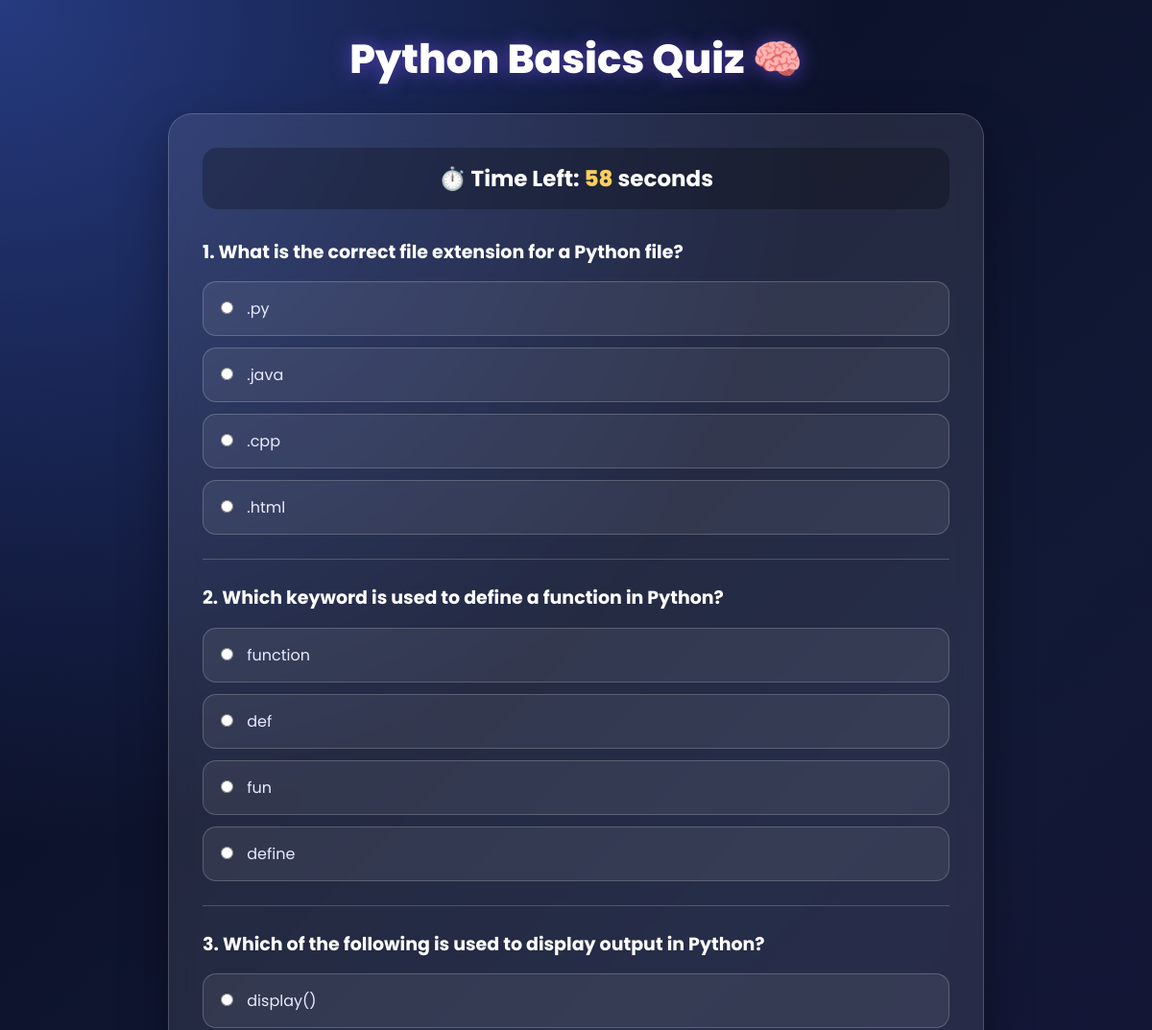
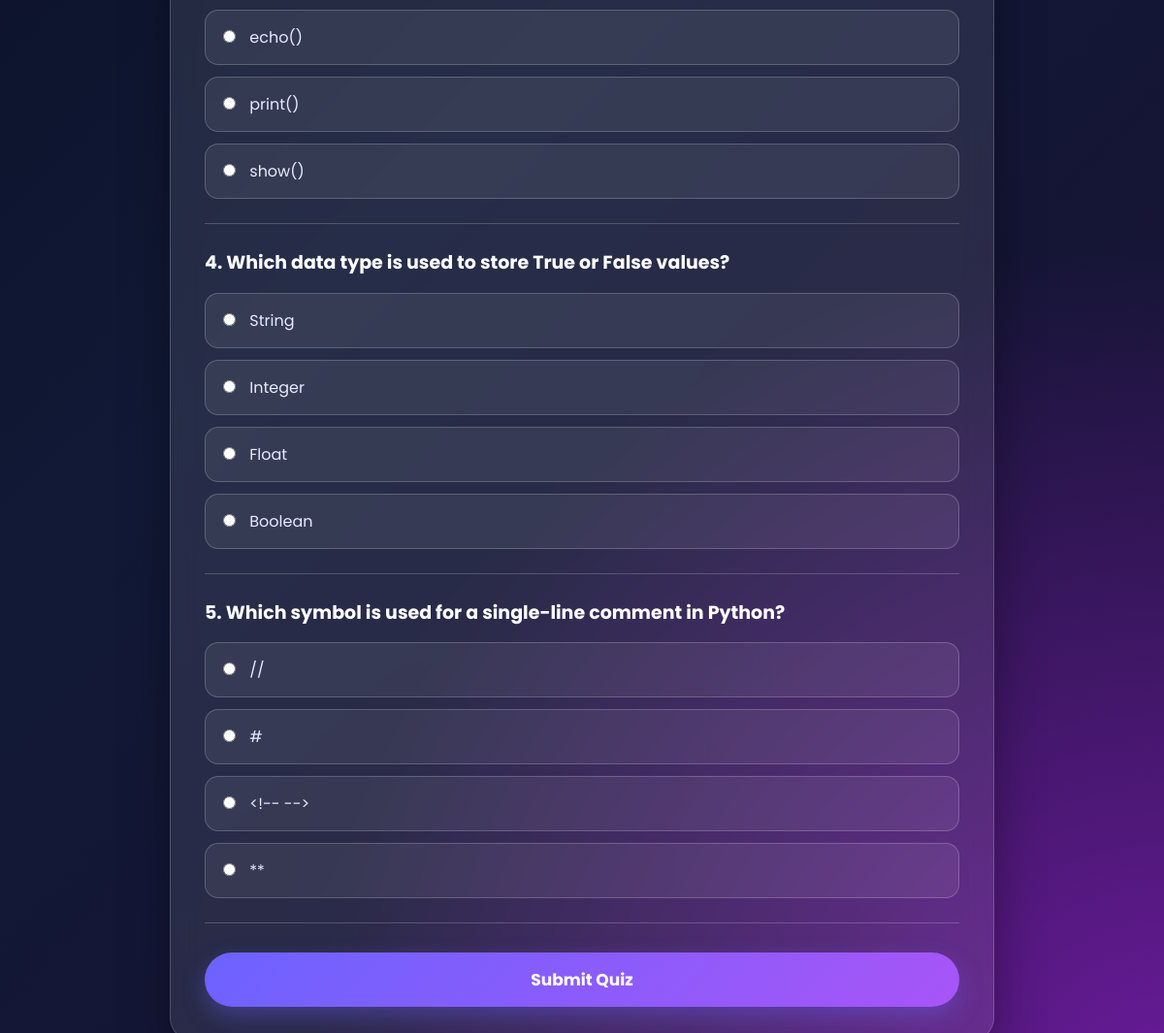
Page /custom-quiz/1 on the committed database (2 pictures, top to bottom).
### tables this page shows
CREATE TABLE quizzes (
            id INTEGER PRIMARY KEY AUTOINCREMENT,
            title TEXT NOT NULL,
            category TEXT NOT NULL
        );

CREATE TABLE questions (
            id INTEGER PRIMARY KEY AUTOINCREMENT,
            quiz_id INTEGER NOT NULL,
            question TEXT NOT NULL,
            option_a TEXT NOT NULL,
            option_b TEXT NOT NULL,
            option_c TEXT NOT NULL,
            option_d TEXT NOT NULL,
            correct_option TEXT NOT NULL,
            FOREIGN KEY (quiz_id) REFERENCES quizzes(id)
        );

### app.py (the view)
@app.route("/custom-quiz/<int:quiz_id>")
def custom_quiz(quiz_id):
    connection = get_db_connection()
    quiz_details = connection.execute("""
        SELECT * FROM quizzes
        WHERE id = ?
    """, (quiz_id,)).fetchone()
    if quiz_details is None:
        connection.close()
        return "Custom quiz not found", 404
    database_questions = connection.execute("""
        SELECT * FROM questions
        WHERE quiz_id = ?
        ORDER BY id
    """, (quiz_id,)).fetchall()
    connection.close()
    questions = []
    for item in database_questions:
        questions.append({
            "question": item["question"],
            "options": [
                item["option_a"],
                item["option_b"],
                item["option_c"],
                item["option_d"]
            ],
            "answer": item["correct_option"]
        })
    return render_template(
        "quiz.html",
        quiz_title=quiz_details["title"],
        questions=questions,
        quiz_type="custom",
        quiz_id=quiz_id
    )

### app.py (called while the page is built)
def get_db_connection():
    connection = sqlite3.connect(DATABASE_FILE)
    connection.row_factory = sqlite3.Row
    return connection

### templates/quiz.html (shortened to what this page needs)
<!DOCTYPE html>
<html lang="en">
<head>
    <link rel="stylesheet"
          href="{{ url_for('static', filename='style.css') }}">
</head>
<body>
    <div class="container">
        <h1>{{ quiz_title }} 🧠</h1>
        <div class="quiz-card">
            <h2>
                ⏱️ Time Left:
                <span id="timer">60</span> seconds
            </h2>
            {% if quiz_type == "default" %}
                <form
                    id="quizForm"
                    action="{{ url_for('default_result', category=quiz_id) }}"
                    method="POST"
                >
            {% else %}
                <form
                    id="quizForm"
                    action="{{ url_for('custom_result', quiz_id=quiz_id) }}"
                    method="POST"
                >
            {% endif %}
                {% for question in questions %}
                    {% set question_index = loop.index0 %}
                    <h3>
                        {{ loop.index }}. {{ question.question }}
                    </h3>
                    {% if quiz_type == "custom" %}
                        <label class="option">
                            <input
                                type="radio"
                                name="question_{{ question_index }}"
                                value="A"
                                required
                            >
                            {{ question.options[0] }}
                        </label>
                        <label class="option">
                            <input
                                type="radio"
                                name="question_{{ question_index }}"
                                value="B"
                                required
                            >
                            {{ question.options[1] }}
                        </label>
                        <label class="option">
                            <input
                                type="radio"
                                name="question_{{ question_index }}"
                                value="C"
                                required
                            >
                            {{ question.options[2] }}
                        </label>
                        <label class="option">
                            <input
                                type="radio"
                                name="question_{{ question_index }}"
                                value="D"
                                required
                            >
                            {{ question.options[3] }}
                        </label>
                    {% endif %}
                    <hr>
                {% endfor %}
                <button type="submit">
                    Submit Quiz
                </button>
            </form>
        </div>
    </div>
</body>
</html>

### static/style.css (style rules this page uses)
* { margin: 0; padding: 0; box-sizing: border-box; }
body { min-height: 100vh; padding: 30px 15px; font-family: 'Poppins', sans-serif; color: #ffffff; background: radial-gradient(circle at top left, #263b80, transparent 35%), radial-gradient(circle at bottom right, #6a1b9a, transparent 35%), linear-gradient(135deg, #080b1f, #111936 50%, #1a1035); }
.container { width: 100%; max-width: 1100px; margin: auto; text-align: center; }
h1 { margin-bottom: 15px; color: #ffffff; font-size: 42px; font-weight: 800; text-shadow: 0 0 20px rgba(126, 87, 255, 0.6); }
h2 { margin-bottom: 30px; color: #d9ddff; font-size: 25px; }
h3 { color: #ffffff; font-size: 19px; line-height: 1.6; }
button { display: block; width: 100%; margin-top: 30px; padding: 15px; border: none; border-radius: 30px; color: #ffffff; background: linear-gradient(135deg, #6c63ff, #a855f7); font-family: 'Poppins', sans-serif; font-size: 17px; font-weight: 700; cursor: pointer; box-shadow: 0 10px 25px rgba(108, 99, 255, 0.35); transition: all 0.3s ease; }
.quiz-card { width: 100%; max-width: 850px; margin: 25px auto; padding: 35px; text-align: left; border: 1px solid rgba(255, 255, 255, 0.18); border-radius: 25px; background: rgba(255, 255, 255, 0.09); backdrop-filter: blur(15px); box-shadow: 0 20px 50px rgba(0, 0, 0, 0.35); }
.quiz-card h2 { padding: 15px; text-align: center; border-radius: 15px; color: #ffffff; background: rgba(0, 0, 0, 0.25); font-size: 23px; }
#timer { color: #ffcf5c; font-weight: 800; }
.quiz-card h3 { margin-top: 25px; margin-bottom: 15px; color: #ffffff; }
.option { display: block; margin: 12px 0; padding: 15px 18px; border: 1px solid rgba(255, 255, 255, 0.2); border-radius: 14px; color: #e9ebff; background: rgba(255, 255, 255, 0.07); cursor: pointer; transition: all 0.25s ease; }
.option input { margin-right: 10px; accent-color: #8b5cf6; cursor: pointer; }
.quiz-card hr { height: 1px; margin: 25px 0; border: none; background: rgba(255, 255, 255, 0.2); }

### rows in the picture
quizzes: title "Python Basics Quiz"
questions: question "What is the correct file extension for a Python file?", option_a ".py", option_b ".java", option_c ".cpp", option_d ".html"
questions: question "Which keyword is used to define a function in Python?", option_a "function", option_b "def", option_c "fun", option_d "define"
questions: question "Which of the following is used to display output in Python?", option_a "display()", option_b "echo()", option_c "print()", option_d "show()"
questions: question "Which data type is used to store True or False values?", option_a "String", option_b "Integer", option_c "Float", option_d "Boolean"
questions: question "Which symbol is used for a single-line comment in Python?", option_a "//", option_b "#", option_c "<!-- -->", option_d "**"
